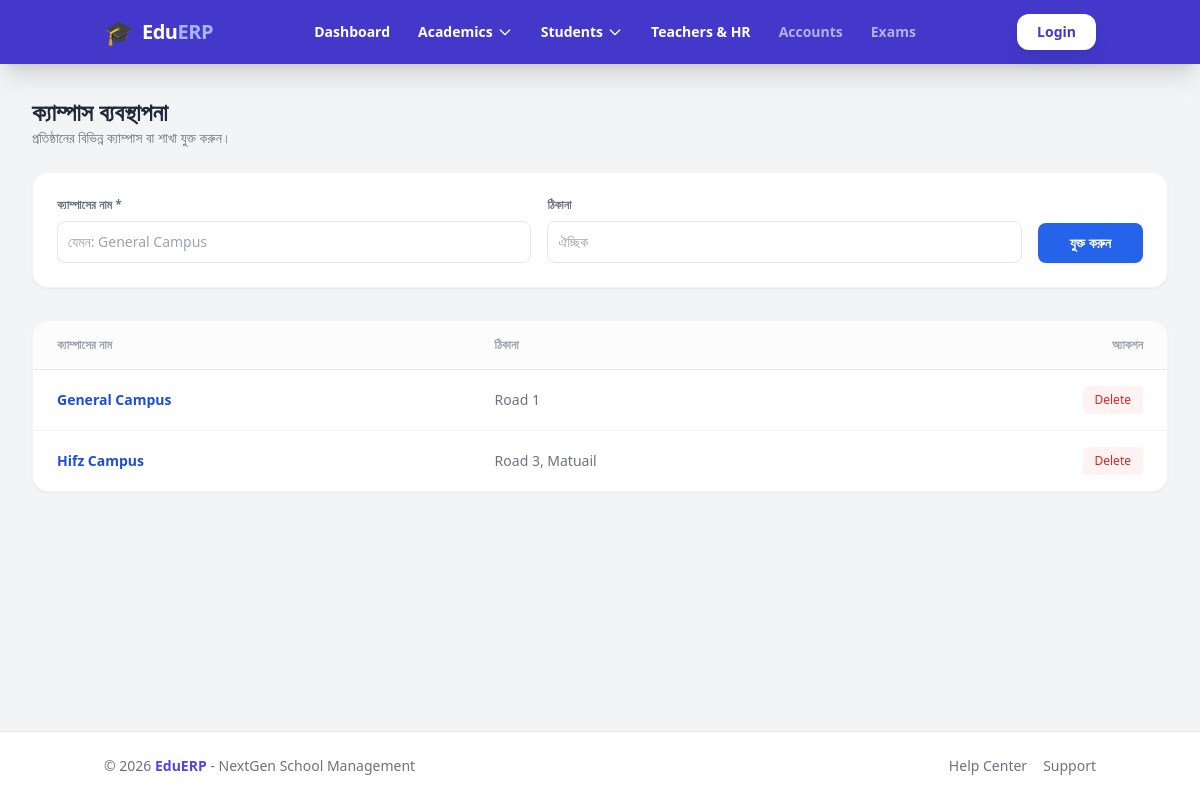
The page /academics/campuses/ on the database its author committed.
### apps/academics/models.py (models this page shows, shortened)
class Campus(models.Model):
    name = models.CharField(max_length=100, unique=True) # যেমন: General Campus
    address = models.TextField(blank=True, null=True)
    created_at = models.DateTimeField(auto_now_add=True)

### apps/academics/views.py (the view)
# urls.py: path('campuses/', views.campus_list, name='campus_list'),
def campus_list(request):
    campuses = Campus.objects.all().order_by('name')
    return render(request, 'academics/campus_list.html', {'campuses': campuses})

### templates/academics/campus_list.html (shortened to what this page needs)
{% extends 'base.html' %}
{% block content %}
<div class="max-w-7xl mx-auto px-4 sm:px-6 lg:px-8 relative">
    <div class="flex justify-between items-center mb-6">
        <div>
            <h1 class="text-2xl font-bold text-gray-800">ক্যাম্পাস ব্যবস্থাপনা</h1>
            <p class="text-sm text-gray-500">প্রতিষ্ঠানের বিভিন্ন ক্যাম্পাস বা শাখা যুক্ত করুন।</p>
        </div>
    </div>
    <form hx-post="{% url 'academics:add_campus_htmx' %}" hx-target="#campus-table-body" hx-swap="afterbegin"
          hx-on::after-request="if(event.detail.successful) { this.reset(); }"
          class="bg-white p-6 rounded-2xl shadow-sm border border-gray-100 mb-8 flex gap-4 items-end">
        <div class="flex-1">
            <label class="block text-xs font-bold text-gray-500 uppercase mb-2">ক্যাম্পাসের নাম *</label>
            <input type="text" name="name" placeholder="যেমন: General Campus" class="w-full border border-gray-200 p-2.5 rounded-lg text-sm outline-none focus:ring-2 focus:ring-blue-500" required>
        </div>
        <div class="flex-1">
            <label class="block text-xs font-bold text-gray-500 uppercase mb-2">ঠিকানা</label>
            <input type="text" name="address" placeholder="ঐচ্ছিক" class="w-full border border-gray-200 p-2.5 rounded-lg text-sm outline-none focus:ring-2 focus:ring-blue-500">
        </div>
        <button type="submit" class="bg-blue-600 text-white px-8 py-2.5 rounded-lg text-sm font-bold hover:bg-blue-700 transition shadow-sm">
            যুক্ত করুন
        </button>
    </form>
    <div class="bg-white rounded-2xl shadow-sm border border-gray-100 overflow-hidden">
        <table class="w-full text-left">
            <thead>
                <tr class="text-xs font-bold text-gray-400 bg-gray-50/50 border-b uppercase">
                    <th class="px-6 py-4">ক্যাম্পাসের নাম</th>
                    <th class="px-6 py-4">ঠিকানা</th>
                    <th class="px-6 py-4 text-right">অ্যাকশন</th>
                </tr>
            </thead>
            <tbody id="campus-table-body" class="divide-y divide-gray-50">
                {% for campus in campuses %}
                    {% include 'academics/partials/campus_row.html' %}
                {% endfor %}
            </tbody>
        </table>
    </div>
</div>
{% endblock %}

### templates/academics/partials/campus_row.html (shortened to what this page needs)
<tr class="hover:bg-gray-50 transition border-b border-gray-100 text-sm">
    <td class="px-6 py-4 font-bold text-blue-700">{{ campus.name }}</td>
    <td class="px-6 py-4 text-gray-500">{{ campus.address|default:"-" }}</td>
    <td class="px-6 py-4 text-right">
        <form hx-post="{% url 'academics:delete_campus' campus.id %}" hx-target="closest tr" hx-swap="outerHTML" hx-confirm="মুছে ফেলতে চান?" style="display:inline;">
            <button type="submit" class="text-xs font-medium bg-red-50 text-red-600 px-3 py-1.5 rounded hover:bg-red-600 hover:text-white transition">Delete</button>
        </form>
    </td>
</tr>

### templates/base.html (style rules this page uses)
html { overflow-y: scroll; }

### rows shown on the page
Campus: name "General Campus", address "Road 1"
Campus: name "Hifz Campus", address "Road 3, Matuail"
